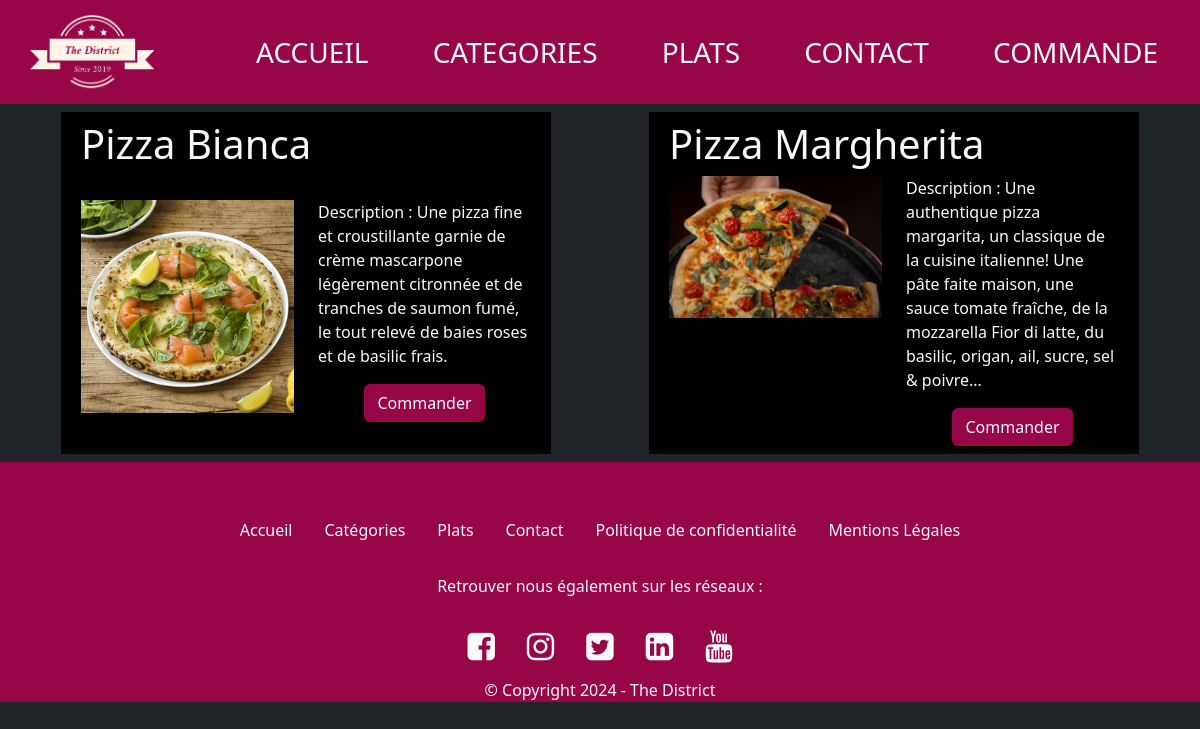
The page /FRONT/plat.php?id_categorie=4 on the database its author committed.
### tables this page shows
CREATE TABLE `plat` (
  `id` int(11) NOT NULL,
  `libelle` varchar(100) NOT NULL,
  `description` text NOT NULL,
  `prix` decimal(10,2) NOT NULL,
  `image` varchar(255) NOT NULL,
  `id_categorie` int(11) NOT NULL,
  `active` varchar(10) NOT NULL
);

### FRONT/plat.php (the view)
<?php include 'header.php';?>
<?php include 'db_connect.php';
$requete = $db->prepare("SELECT * FROM plat WHERE id_categorie=? ");
$requete->execute(array($_GET["id_categorie"]));
$id = $requete->fetchAll(PDO::FETCH_OBJ);
?>
<div class="text-light container-fluid">
    <div class="col-12 mx-auto row">
        <?php foreach ($id as $plats): ?>
            <div class="col-5 row m-2 p-2 bg-black mx-auto">
                <h1><?= $plats->libelle ?></h1>
                <div class="col-6">
                    <img class="w-100" src="images\food\<?= $plats->image ?>" alt="">
                </div>
                <div class="col-6">
                    <p>Description : <?= $plats->description ?></p>
                    <div class="text-center">
                        <a href="commande.php?plat=<?= $plats->id ?>" style="background-color: #970747;" class="btn color_district text-light">Commander</a>
                    </div>
                </div>
            </div>
        <?php endforeach; ?>
    </div>
</div>
<?php include 'footer.php';?>

### FRONT/css/style.css (style rules this page uses)
body { margin: 0 auto; display: block; width: 100%; overflow-x: hidden; }
.color_district { background-color: #970747; }

### rows shown on the page
plat: libelle "Pizza Bianca", image (picture), description "Une pizza fine et croustillante garnie de crème mascarpone légèrement citronnée et de tranches de saumon fumé, le tout relevé de baies roses et de basilic frais."
plat: libelle "Pizza Margherita", image (picture), description "Une authentique pizza margarita, un classique de la cuisine italienne! Une pâte faite maison, une sauce tomate fraîche, de la mozzarella Fior di latte, du basilic, origan, ail, sucre, sel & poivre..."
